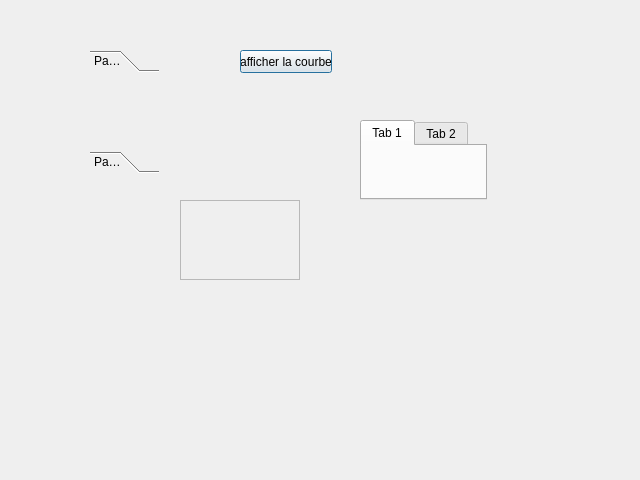
<?xml version="1.0" encoding="UTF-8"?>
<ui version="4.0">
 <class>Dialog</class>
 <widget class="QDialog" name="Dialog">
  <property name="geometry">
   <rect>
    <x>0</x>
    <y>0</y>
    <width>640</width>
    <height>480</height>
   </rect>
  </property>
  <property name="windowTitle">
   <string>Dialog</string>
  </property>
  <widget class="QScrollArea" name="scrollArea">
   <property name="geometry">
    <rect>
     <x>180</x>
     <y>200</y>
     <width>120</width>
     <height>80</height>
    </rect>
   </property>
   <property name="widgetResizable">
    <bool>true</bool>
   </property>
   <widget class="QWidget" name="scrollAreaWidgetContents">
    <property name="geometry">
     <rect>
      <x>0</x>
      <y>0</y>
      <width>118</width>
      <height>78</height>
     </rect>
    </property>
   </widget>
  </widget>
  <widget class="QTabWidget" name="tabWidget">
   <property name="geometry">
    <rect>
     <x>360</x>
     <y>120</y>
     <width>127</width>
     <height>80</height>
    </rect>
   </property>
   <property name="currentIndex">
    <number>0</number>
   </property>
   <widget class="QWidget" name="tab">
    <attribute name="title">
     <string>Tab 1</string>
    </attribute>
   </widget>
   <widget class="QWidget" name="tab_2">
    <attribute name="title">
     <string>Tab 2</string>
    </attribute>
   </widget>
  </widget>
  <widget class="QToolBox" name="toolBox">
   <property name="geometry">
    <rect>
     <x>90</x>
     <y>50</y>
     <width>69</width>
     <height>123</height>
    </rect>
   </property>
   <property name="currentIndex">
    <number>0</number>
   </property>
   <widget class="QWidget" name="page">
    <property name="geometry">
     <rect>
      <x>0</x>
      <y>0</y>
      <width>69</width>
      <height>69</height>
     </rect>
    </property>
    <attribute name="label">
     <string>Page 1</string>
    </attribute>
   </widget>
   <widget class="QWidget" name="page_2">
    <property name="geometry">
     <rect>
      <x>0</x>
      <y>0</y>
      <width>69</width>
      <height>69</height>
     </rect>
    </property>
    <attribute name="label">
     <string>Page 2</string>
    </attribute>
   </widget>
  </widget>
  <widget class="QStackedWidget" name="stackedWidget">
   <property name="geometry">
    <rect>
     <x>330</x>
     <y>320</y>
     <width>120</width>
     <height>80</height>
    </rect>
   </property>
   <property name="currentIndex">
    <number>0</number>
   </property>
   <widget class="QWidget" name="page_3"/>
   <widget class="QWidget" name="page_4"/>
  </widget>
  <widget class="QPushButton" name="pushButton_generate_random_signal_2">
   <property name="geometry">
    <rect>
     <x>240</x>
     <y>50</y>
     <width>92</width>
     <height>23</height>
    </rect>
   </property>
   <property name="text">
    <string>afficher la courbe</string>
   </property>
  </widget>
  <widget class="MplWidget" name="MplWidget_2" native="true">
   <property name="geometry">
    <rect>
     <x>50</x>
     <y>160</y>
     <width>101</width>
     <height>81</height>
    </rect>
   </property>
  </widget>
 </widget>
 <customwidgets>
  <customwidget>
   <class>MplWidget</class>
   <extends>QWidget</extends>
   <header location="global">mplwidget.h</header>
   <container>1</container>
  </customwidget>
 </customwidgets>
 <resources/>
 <connections/>
</ui>
